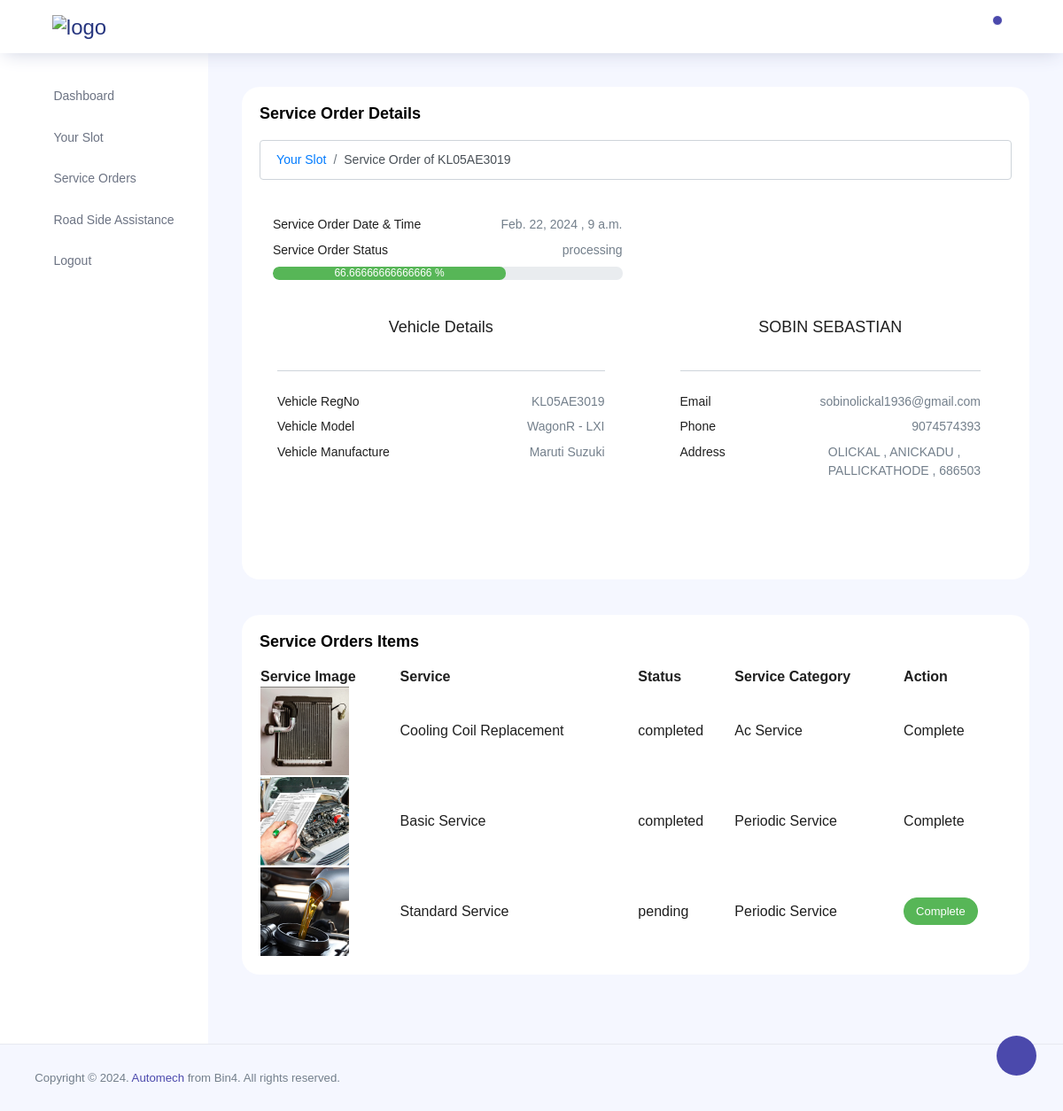
The app's page /mechanic/service/details/03a12a5a-c3bd-4f11-897a-c23c23ec1863, older data.
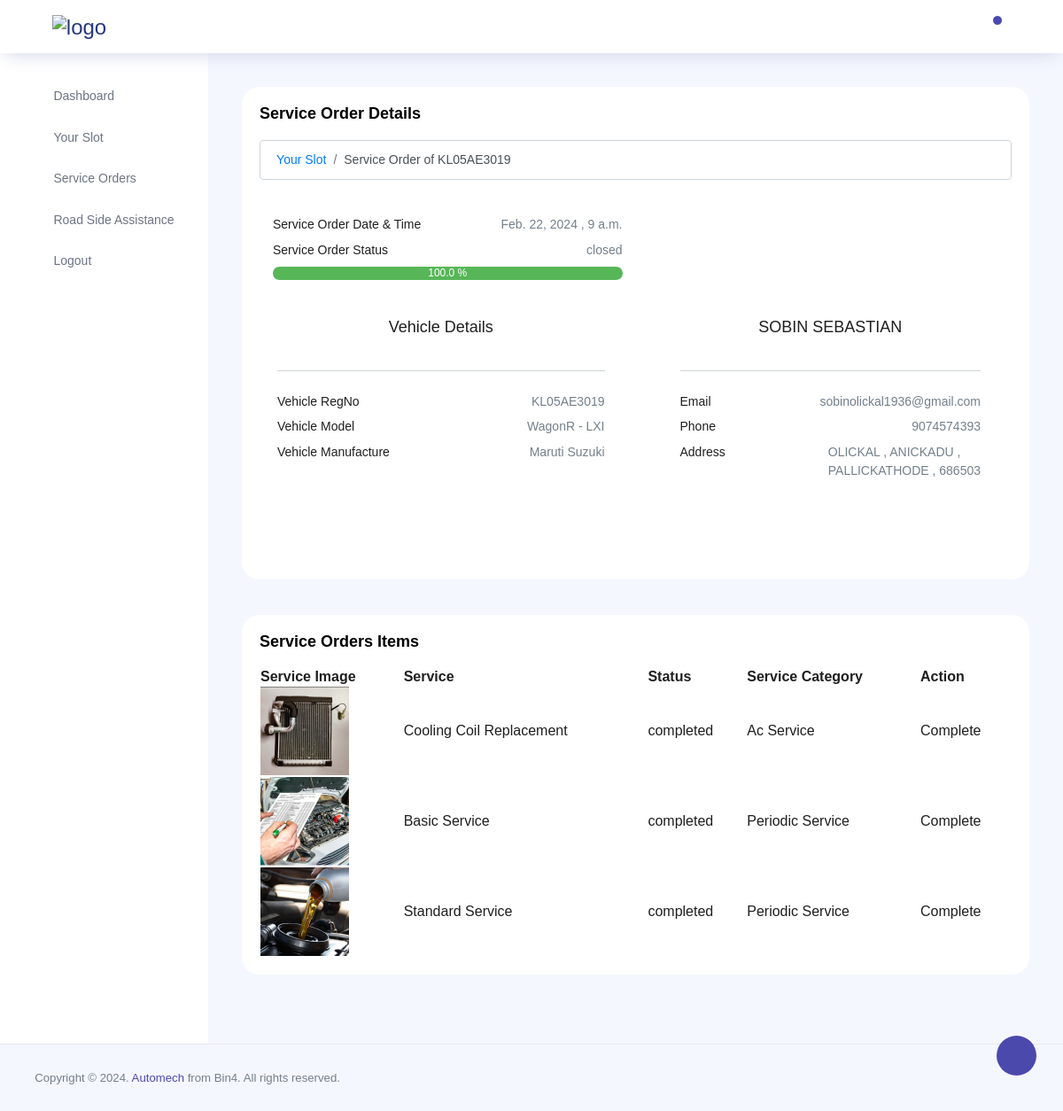
The same page, newer data.
### client/models.py (models this page shows, shortened)
class ServiceOrder(models.Model):
    STATUS_CHOICES = (
        ('on hold', 'On hold'),
        ('pending', 'Pending'),
        ('processing', 'Processing'),
        ('completed', 'Completed'),
        ('cancelled', 'Cancelled'),
        ('closed', 'Closed'),
    )
    vehicle = models.ForeignKey(Vehicleinfo, on_delete=models.CASCADE)
    service_center = models.ForeignKey(ServiceCenter, on_delete=models.CASCADE)
    date = models.DateField()
    time = models.TimeField()
    slug = models.SlugField(unique=True, default=uuid.uuid4, editable=False, max_length=36)
    status = models.CharField(max_length=20, choices=STATUS_CHOICES, default='on hold')
    service_slot = models.ForeignKey(ServicesSlots, on_delete=models.SET_NULL, null=True, blank=True)
    razorpay_payment_id=models.CharField(max_length=100,null=True,blank=True)
    razorpay_order_id=models.CharField(max_length=100, null=True,blank=True)
    razorpay_signature=models.CharField(max_length=100, null=True,blank=True)
    price = models.DecimalField(max_digits=10, decimal_places=2,null=True,blank=True)

class ServiceOrderItem(models.Model):
    STATUS_CHOICES = (
        ('created', 'Created'),
        ('pending', 'Pending'),
        ('completed', 'Completed'),
        ('cancelled', 'Cancelled'),
    )
    service_order = models.ForeignKey(ServiceOrder, on_delete=models.CASCADE)
    vehicle_info = models.ForeignKey(Vehicleinfo, on_delete=models.CASCADE)
    service_list = models.ForeignKey(ServiceList, on_delete=models.CASCADE)
    slug = models.SlugField(unique=True, default=uuid.uuid4, editable=False, max_length=36)
    status = models.CharField(max_length=20, choices=STATUS_CHOICES, default='created')
    class Meta:
        unique_together = ['service_order', 'vehicle_info', 'service_list']

class Vehicleinfo(models.Model):
    client = models.ForeignKey(User, on_delete=models.CASCADE)
    model_variant = models.ForeignKey(ModelVariant, on_delete=models.CASCADE)
    vehicle_Regno = models.CharField(max_length=20, unique=True)

class ModelVariant(models.Model):
    model = models.ForeignKey(CarModel, on_delete=models.CASCADE)
    fuel_type = models.ForeignKey(Fueltype, on_delete=models.CASCADE)
    torque = models.CharField(max_length=50)
    bhp = models.CharField(max_length=50)
    engine = models.CharField(max_length=50)
    transmission = models.ForeignKey( transmissionType , on_delete=models.CASCADE)
    tyre_size = models.CharField(max_length=50)
    variant_name = models.CharField(max_length=50)
    variant_slug = models.SlugField(max_length=100, unique=True, blank=True, null=True)
    def __str__(self):
        return f"{self.model.model_name} - {self.variant_name}"
    class Meta:
        unique_together = ('model', 'variant_name',)

class CarModel(models.Model):
    model_name = models.CharField(max_length=100,unique=True)
    make_company = models.ForeignKey(CarMake, on_delete=models.CASCADE)
    model_Image = models.ImageField(upload_to='model_images/',blank=True, null=True)
    model_slug = models.SlugField(max_length=100, unique=True, blank=True, null=True)

class CarMake(models.Model):
    make_name = models.CharField(max_length=100,unique=True)
    make_Image = models.ImageField(upload_to='make_images/',blank=True, null=True)
    make_slug = models.SlugField(max_length=100, unique=True, blank=True, null=True)
    def __str__(self):
        return self.make_name

class User(AbstractUser):
    email=models.EmailField(max_length=100,unique=True)
    USERNAME_FIELD='email'
    REQUIRED_FIELDS=['first_name', 'last_name']
    class Role(models.TextChoices):
        ADMIN="ADMIN",'Admin'
        MECHANIC="MECHANIC",'Mechanic'
        MANAGER="MANAGER",'Manager'
        CLIENT="CLIENT",'Client'
    slug = models.SlugField(unique=True,blank=True)
    base_role = Role.CLIENT
    role = models.CharField(max_length=50, choices=Role.choices)
    objects = CustomUserManager()

class UserInfo(models.Model):
    client = models.OneToOneField(Client, on_delete=models.CASCADE)
    contact_no = models.CharField(max_length=11)
    address=models.CharField(max_length=100,null=True)
    place = models.CharField(max_length=100)
    city = models.CharField(max_length=100)
    district = models.CharField(max_length=100)
    pincode = models.CharField(max_length=6)
    profile_picture = models.ImageField(upload_to='profile_pictures/', blank=True, null=True)

class ServiceList(models.Model):
    service_name = models.CharField(max_length=255,unique=True)
    service_category = models.ForeignKey('ServiceCategory', on_delete=models.CASCADE)
    description = models.TextField(null=True, blank=True)
    service_Image = models.ImageField(upload_to='service_images/',blank=True, null=True)
    tasks = models.ManyToManyField(Task)
    slug = models.SlugField(unique=True, blank=True)
    def __str__(self):
        return self.service_name

class ServiceCategory(models.Model):
    category_name = models.CharField(max_length=100,unique=True)
    slug = models.SlugField(unique=True, blank=True)
    def __str__(self):
        return self.category_name

### client/mechanic_views.py (the view)
# urls.py: path('service/details/<slug:service_slug>',views.service_details,name="service_details"),
def service_details(request, service_slug):
    order = ServiceOrder.objects.get(slug=service_slug)
    order_items = ServiceOrderItem.objects.filter(service_order=order)
    completed_count = order_items.filter(status='completed').count()
    total_items = order_items.count()
    completed_percentage = (completed_count / total_items) * 100
    if order.status == 'pending':
        order.status = 'processing'
        order.save()
    context = {
        'order': order,
        'order_items' : order_items,
        'completed_percentage' : completed_percentage
        }
    return render(request, 'mechanic/service_details.html',context)

### templates/mechanic/service_details.html (shortened to what the changed rows need)
{% extends 'mechanic/base.html' %}
{%block content%}
{% load tz %}
{% load static %}
<div class="row">
  <div class="col-md-12 grid-margin stretch-card">
    <div class="card">
      <div class="card-body">
        <nav aria-label="breadcrumb">
          <ol class="breadcrumb">
            <li class="breadcrumb-item"><a href="{% url 'mechanic_slot' %}">Your Slot</a></li>
            <li class="breadcrumb-item active" aria-current="page">Service Order of {{order.vehicle.vehicle_Regno}}</li>
          </ol>
        </nav>
        <div class="col-lg-6">
        <div class="py-4">
          <p class="clearfix">
            <span class="float-left">
              Service Order Date & Time
            </span>
            <span class="float-right text-muted">
              {{order.date}} , {{order.time}}
            </span>
          </p>
          <p class="clearfix">
            <span class="float-left">
              Service Order Status
            </span>
            <span class="float-right text-muted">
              {{order.status}}
            </span>
          </p>
          <div class="progress" style="height: 15px;">
            <div class="progress-bar bg-success" role="progressbar" style="width: {{completed_percentage}}%;" aria-valuemin="0" aria-valuemax="100"> {{completed_percentage}} %</div>
          </div>
          </div>
        </div>
        <div class="row">
          <div class="col-md-6 grid-margin stretch-card">
            <div class="card ">
              <div class="card-body">
                  <div class="py-4">
                    <p class="clearfix">
                      <span class="float-left">
                        Vehicle RegNo
                      </span>
                      <span class="float-right text-muted">
                        {{order.vehicle.vehicle_Regno}}
                      </span>
                      </p>
                      <p class="clearfix">
                        <span class="float-left">
                          Vehicle Model
                        </span>
                        <span class="float-right text-muted">
                          {{order.vehicle.model_variant}}
                        </span>
                        </p>
                        <p class="clearfix">
                          <span class="float-left">
                            Vehicle Manufacture
                          </span>
                          <span class="float-right text-muted">
                            {{order.vehicle.model_variant.model.make_company}}
                          </span>
                          </p>
                  </div>
              </div>
            </div>
          </div>
          <div class="col-md-6 grid-margin stretch-card">
            <div class="card">
              <div class="card-body">
                <div class="col-lg-12">
                  <div class="border-bottom text-center pb-4">
                    <div class="mb-3">
                      <h4>{{order.vehicle.client.get_full_name}}</h4>
                    </div>
                  </div>
                  <div class="py-4">
                    <p class="clearfix">
                      <span class="float-left">
                        Email
                      </span>
                      <span class="float-right text-muted">
                        {{order.vehicle.client}}
                      </span>
                      </p>
                      <p class="clearfix">
                        <span class="float-left">
                          Phone
                        </span>
                        <span class="float-right text-muted">
                          {{order.vehicle.client.userinfo.contact_no}}
                        </span>
                      </p>
                      <p class="clearfix">
                        <span class="float-left">
                         Address
                        </span>
                        <span class="float-right text-muted">
                          {{order.vehicle.client.userinfo.address}} ,
                          {{order.vehicle.client.userinfo.place}} ,<br>
                          {{order.vehicle.client.userinfo.city}} ,
                          {{order.vehicle.client.userinfo.pincode}}
                        </span>
                  </p>
                </div>
                </div>
              </div>
            </div>
          </div>
        </div>
      </div>
    </div>
  </div>
      <div class="col-md-12 grid-margin stretch-card">
        <div class="card">
          <div class="card-body">
            <table id="orderItemsTable" class="w-100">
              <thead>
                  <tr>
                    <th>Service Image</th>
                    <th>Service</th>
                    <th> Status</th>
                    <th>Service Category</th>
                    <th>Action</th>
                  </tr>
              </thead>
              <tbody>
                  {% for order_item in order_items %}
                      <tr>
                        <td>
                          <img src="{{ order_item.service_list.service_Image.url }}" alt="Service Image" width="100">
                        </td>
                        <td>{{ order_item.service_list }}</td>
                        <td>{{order_item.status}}</td>
                        <td>{{ order_item.service_list.service_category }}</td>
                        <td>
                          {%if order_item.status == 'created'%}
                            <a class="btn btn-success btn-sm"  href="{% url 'order_start' order_slug=order_item.slug %}">Start</a></td>
                          {% elif order_item.status == 'pending' %}
                            <a class="btn btn-success btn-sm"  href="{% url 'order_start' order_slug=order_item.slug %}">Complete</a></td>
                          {% else %}
                          Complete
                          {%endif%}
                        </td>
                      </tr>
                  {% endfor %}
              </tbody>
          </table>
          </div>
        </div>
      </div>
  </div></div>
</div>
{%endblock%}

Row changes from the older to the newer data that the page shows:
changed ServiceOrder "SOBIN SEBASTIAN": status "processing" → "closed"
changed ServiceOrderItem "Standard Service": status "pending" → "completed"
Text that changed along with them:
{{ completed_percentage }}: 66.66666666666666 → 100.0 (drawn)
{{ completed_percentage }}: "66.66666666666666" → "100.0"
